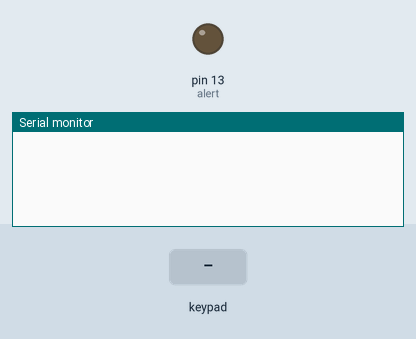
The sketch below on a simulated Arduino Uno, built with avr-gcc and run on an emulated ATmega328P. Shown: output pins drawn as LEDs (lit = HIGH), the last lines printed to the serial monitor. The inputs (shaded band) are chosen by the test bench.

Above: at 1.2 s.
1.3 s: key '1' pressed
At 1.7 s:
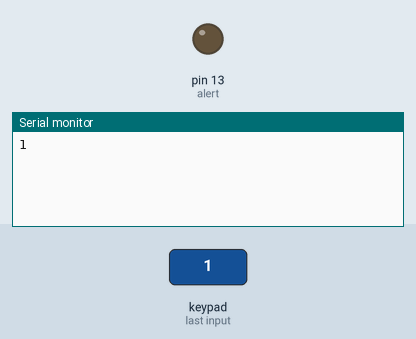
2.8 s: keypad keys A B C D pressed 0.4 s apart
At 5.3 s:
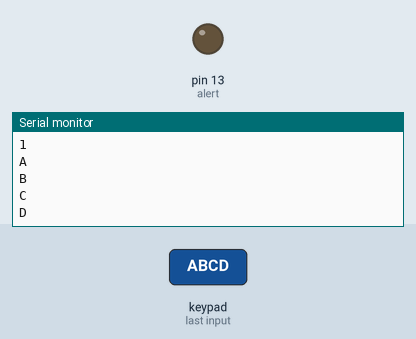
5.9 s: key '*' pressed
At 6.5 s:
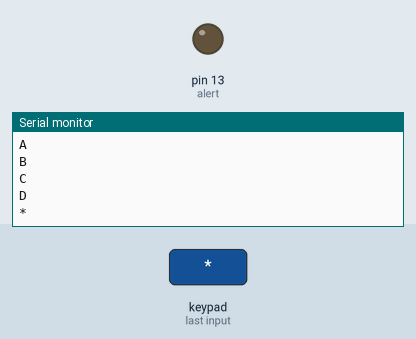
7.4 s: keypad keys A B C D # pressed 0.4 s apart
At 9.5 s:
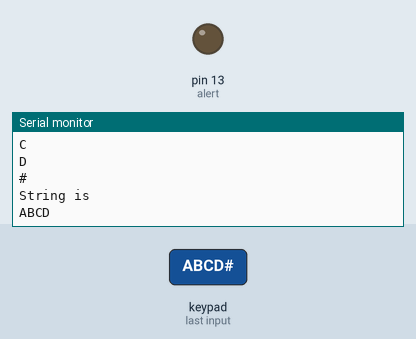

Measured:
- after the input at 1.3 s, the serial monitor: prints a new line at once (image 1)
- after the input at 2.8 s, the serial monitor: prints a new line at once (image 2)
- after the input at 5.9 s, the serial monitor: prints a new line at once (image 3)
- after the input at 7.4 s, the serial monitor: prints a new line at once (image 4)

The sketch:

concatenation_string_using_keypad.ino
```cpp
#include<Keypad.h>
const byte rows=4;
const byte col=4;

int alert=13;

char keys[rows][col]={
  {'1','2','3','A'},
  {'4','5','6','B'},
  {'7','8','9','C'},
  {'*','0','#','D'},
  };

String pass="ABCD";

byte rowPin[rows]={2,3,4,5};
byte colPin[col]={6,7,8,9};

String text="";

Keypad password =Keypad(makeKeymap(keys),rowPin,colPin,rows,col);

void setup() {
  // put your setup code here, to run once:
Serial.begin(9600);
pinMode(alert,OUTPUT);
}

void loop() {
  // put your main code here, to run repeatedly:
char value=password.getKey();
if (value != NO_KEY){
  Serial.println(value);
  if (value=='*'){
    text="";
  }
  else{
    if (value=='#'){
       Serial.println("String is ");
       Serial.println(text);
       text="";
      }
    else{
      text+=value;
    }
  }
}
}
```
